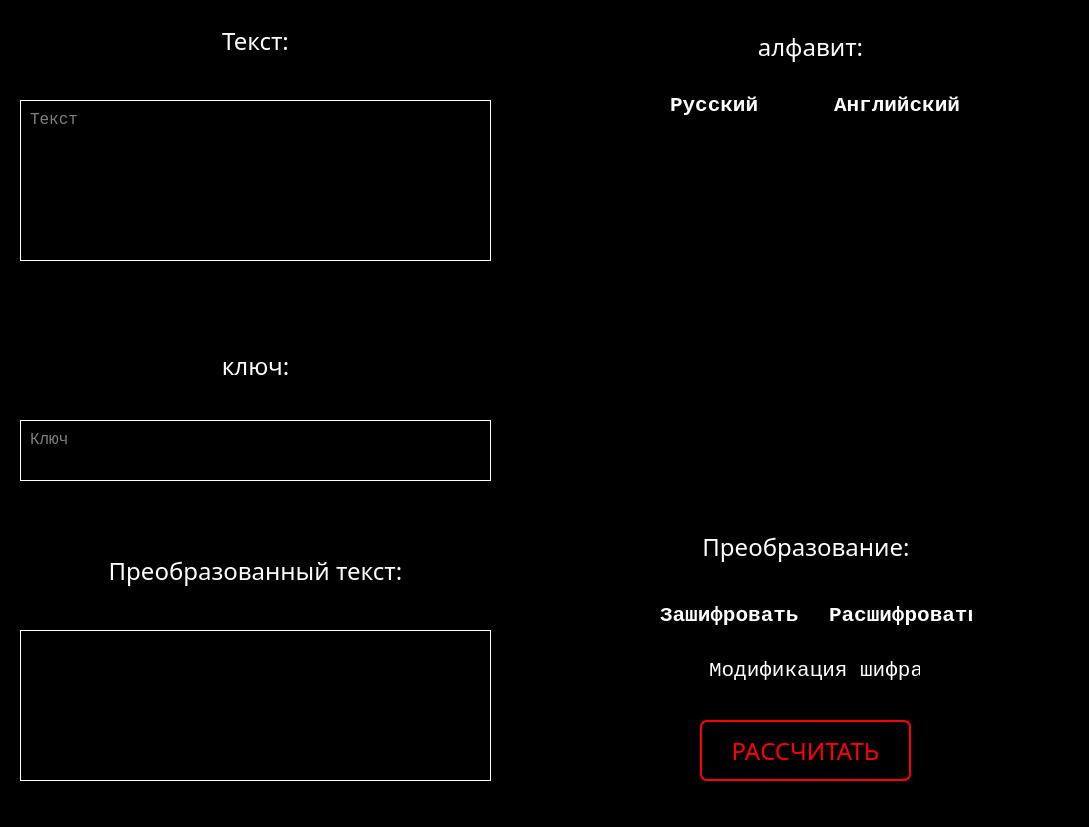
<?xml version="1.0" encoding="UTF-8"?>
<ui version="4.0">
 <class>MainWindow</class>
 <widget class="QMainWindow" name="MainWindow">
  <property name="geometry">
   <rect>
    <x>0</x>
    <y>0</y>
    <width>1089</width>
    <height>827</height>
   </rect>
  </property>
  <property name="sizePolicy">
   <sizepolicy hsizetype="Maximum" vsizetype="Maximum">
    <horstretch>0</horstretch>
    <verstretch>0</verstretch>
   </sizepolicy>
  </property>
  <property name="font">
   <font>
    <family>Arial</family>
    <pointsize>8</pointsize>
   </font>
  </property>
  <property name="windowTitle">
   <string>Hill Cipher</string>
  </property>
  <property name="styleSheet">
   <string notr="true">background-color: black;
color: white;
</string>
  </property>
  <widget class="QWidget" name="centralwidget">
   <widget class="QLabel" name="label_text">
    <property name="geometry">
     <rect>
      <x>20</x>
      <y>10</y>
      <width>471</width>
      <height>61</height>
     </rect>
    </property>
    <property name="font">
     <font>
      <family>NiseSega Cyrillic</family>
      <pointsize>18</pointsize>
     </font>
    </property>
    <property name="text">
     <string>Текст:</string>
    </property>
    <property name="alignment">
     <set>Qt::AlignCenter</set>
    </property>
   </widget>
   <widget class="QLabel" name="label_converted_text">
    <property name="geometry">
     <rect>
      <x>20</x>
      <y>540</y>
      <width>471</width>
      <height>61</height>
     </rect>
    </property>
    <property name="font">
     <font>
      <family>NiseSega Cyrillic</family>
      <pointsize>18</pointsize>
     </font>
    </property>
    <property name="text">
     <string>Преобразованный текст:</string>
    </property>
    <property name="alignment">
     <set>Qt::AlignCenter</set>
    </property>
   </widget>
   <widget class="QTextEdit" name="original_text">
    <property name="geometry">
     <rect>
      <x>20</x>
      <y>100</y>
      <width>471</width>
      <height>161</height>
     </rect>
    </property>
    <property name="font">
     <font>
      <family>Consolas</family>
      <pointsize>12</pointsize>
     </font>
    </property>
    <property name="styleSheet">
     <string notr="true">border-color: white;
padding: 5px;</string>
    </property>
    <property name="frameShape">
     <enum>QFrame::Box</enum>
    </property>
    <property name="frameShadow">
     <enum>QFrame::Plain</enum>
    </property>
    <property name="placeholderText">
     <string>Текст</string>
    </property>
   </widget>
   <widget class="QLabel" name="label_key">
    <property name="geometry">
     <rect>
      <x>20</x>
      <y>340</y>
      <width>471</width>
      <height>51</height>
     </rect>
    </property>
    <property name="font">
     <font>
      <family>NiseSega Cyrillic</family>
      <pointsize>18</pointsize>
     </font>
    </property>
    <property name="text">
     <string>ключ:</string>
    </property>
    <property name="alignment">
     <set>Qt::AlignCenter</set>
    </property>
   </widget>
   <widget class="QPushButton" name="btn_performing">
    <property name="geometry">
     <rect>
      <x>700</x>
      <y>720</y>
      <width>211</width>
      <height>61</height>
     </rect>
    </property>
    <property name="font">
     <font>
      <family>NiseSega Cyrillic</family>
      <pointsize>18</pointsize>
     </font>
    </property>
    <property name="styleSheet">
     <string notr="true">QPushButton {
color: red;
border: 2px solid red;
border-radius: 7px;
}
QPushButton:hover {
background-color: rgba(255, 255, 255, 40);
}
QPushButton:pressed {
background-color: rgba(255, 255, 255, 90);
}</string>
    </property>
    <property name="text">
     <string>РАССЧИТАТЬ</string>
    </property>
   </widget>
   <widget class="QWidget" name="layoutWidget">
    <property name="geometry">
     <rect>
      <x>640</x>
      <y>500</y>
      <width>332</width>
      <height>131</height>
     </rect>
    </property>
    <layout class="QVBoxLayout" name="verticalLayout">
     <item>
      <widget class="QLabel" name="label_performing">
       <property name="font">
        <font>
         <family>NiseSega Cyrillic</family>
         <pointsize>18</pointsize>
        </font>
       </property>
       <property name="text">
        <string>Преобразование:</string>
       </property>
       <property name="alignment">
        <set>Qt::AlignCenter</set>
       </property>
      </widget>
     </item>
     <item>
      <layout class="QHBoxLayout" name="horizontalLayout">
       <item>
        <widget class="QRadioButton" name="radio_encode">
         <property name="enabled">
          <bool>true</bool>
         </property>
         <property name="font">
          <font>
           <family>Consolas</family>
           <pointsize>16</pointsize>
           <bold>true</bold>
          </font>
         </property>
         <property name="text">
          <string>Зашифровать</string>
         </property>
         <attribute name="buttonGroup">
          <string notr="true">buttonGroup</string>
         </attribute>
        </widget>
       </item>
       <item>
        <widget class="QRadioButton" name="radio_decode">
         <property name="enabled">
          <bool>true</bool>
         </property>
         <property name="font">
          <font>
           <family>Consolas</family>
           <pointsize>16</pointsize>
           <bold>true</bold>
          </font>
         </property>
         <property name="text">
          <string>Расшифровать</string>
         </property>
         <attribute name="buttonGroup">
          <string notr="true">buttonGroup</string>
         </attribute>
        </widget>
       </item>
      </layout>
     </item>
    </layout>
   </widget>
   <widget class="QTableWidget" name="table_alphabet">
    <property name="geometry">
     <rect>
      <x>650</x>
      <y>140</y>
      <width>321</width>
      <height>351</height>
     </rect>
    </property>
    <property name="font">
     <font>
      <pointsize>12</pointsize>
     </font>
    </property>
    <property name="styleSheet">
     <string notr="true"/>
    </property>
    <property name="alternatingRowColors">
     <bool>false</bool>
    </property>
   </widget>
   <widget class="QWidget" name="layoutWidget">
    <property name="geometry">
     <rect>
      <x>650</x>
      <y>10</y>
      <width>321</width>
      <height>111</height>
     </rect>
    </property>
    <layout class="QVBoxLayout" name="verticalLayout_2">
     <item>
      <widget class="QLabel" name="label_alphabet">
       <property name="font">
        <font>
         <family>NiseSega Cyrillic</family>
         <pointsize>18</pointsize>
        </font>
       </property>
       <property name="text">
        <string>алфавит:</string>
       </property>
       <property name="alignment">
        <set>Qt::AlignCenter</set>
       </property>
      </widget>
     </item>
     <item>
      <layout class="QHBoxLayout" name="horizontalLayout_2">
       <item>
        <widget class="QRadioButton" name="radio_rus_alphabet">
         <property name="enabled">
          <bool>true</bool>
         </property>
         <property name="font">
          <font>
           <family>Consolas</family>
           <pointsize>16</pointsize>
           <bold>true</bold>
          </font>
         </property>
         <property name="text">
          <string>Русский</string>
         </property>
        </widget>
       </item>
       <item>
        <widget class="QRadioButton" name="radio_eng_alphabet">
         <property name="enabled">
          <bool>true</bool>
         </property>
         <property name="font">
          <font>
           <family>Consolas</family>
           <pointsize>16</pointsize>
           <bold>true</bold>
          </font>
         </property>
         <property name="text">
          <string>Английский</string>
         </property>
        </widget>
       </item>
      </layout>
     </item>
    </layout>
   </widget>
   <widget class="QTextEdit" name="key">
    <property name="geometry">
     <rect>
      <x>20</x>
      <y>420</y>
      <width>471</width>
      <height>61</height>
     </rect>
    </property>
    <property name="font">
     <font>
      <family>Consolas</family>
      <pointsize>12</pointsize>
     </font>
    </property>
    <property name="styleSheet">
     <string notr="true">border-color: white;
padding: 5px;</string>
    </property>
    <property name="frameShape">
     <enum>QFrame::Box</enum>
    </property>
    <property name="frameShadow">
     <enum>QFrame::Plain</enum>
    </property>
    <property name="placeholderText">
     <string>Ключ</string>
    </property>
   </widget>
   <widget class="QCheckBox" name="cipher_modification">
    <property name="geometry">
     <rect>
      <x>690</x>
      <y>650</y>
      <width>231</width>
      <height>41</height>
     </rect>
    </property>
    <property name="font">
     <font>
      <family>Consolas</family>
      <pointsize>16</pointsize>
     </font>
    </property>
    <property name="text">
     <string>Модификация шифра</string>
    </property>
   </widget>
   <widget class="QTextEdit" name="converted_text">
    <property name="geometry">
     <rect>
      <x>20</x>
      <y>630</y>
      <width>471</width>
      <height>151</height>
     </rect>
    </property>
    <property name="font">
     <font>
      <family>Consolas</family>
      <pointsize>12</pointsize>
     </font>
    </property>
    <property name="styleSheet">
     <string notr="true">border-color: white;
padding: 5px;</string>
    </property>
    <property name="frameShape">
     <enum>QFrame::Box</enum>
    </property>
    <property name="frameShadow">
     <enum>QFrame::Plain</enum>
    </property>
    <property name="readOnly">
     <bool>true</bool>
    </property>
    <property name="placeholderText">
     <string/>
    </property>
   </widget>
  </widget>
 </widget>
 <resources/>
 <connections/>
 <buttongroups>
  <buttongroup name="buttonGroup"/>
 </buttongroups>
</ui>
